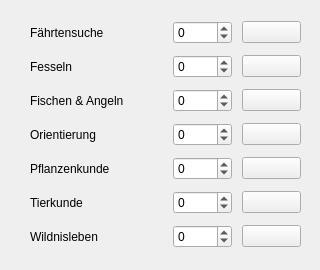
    <widget class="QWidget" name="tab_3">
     <attribute name="title">
      <string>Naturtalente</string>
     </attribute>
     <widget class="QWidget" name="gridLayoutWidget_3">
      <property name="geometry">
       <rect>
        <x>20</x>
        <y>10</y>
        <width>291</width>
        <height>251</height>
       </rect>
      </property>
      <layout class="QGridLayout" name="gridLayout_3">
       <property name="leftMargin">
        <number>10</number>
       </property>
       <property name="topMargin">
        <number>10</number>
       </property>
       <property name="rightMargin">
        <number>10</number>
       </property>
       <property name="bottomMargin">
        <number>10</number>
       </property>
       <property name="spacing">
        <number>10</number>
       </property>
       <item row="6" column="0">
        <widget class="QLabel" name="label_20">
         <property name="text">
          <string>Wildnisleben                   </string>
         </property>
        </widget>
       </item>
       <item row="3" column="1">
        <widget class="QSpinBox" name="mod_orientierung">
         <property name="minimum">
          <number>-50</number>
         </property>
         <property name="maximum">
          <number>50</number>
         </property>
        </widget>
       </item>
       <item row="3" column="0">
        <widget class="QLabel" name="label_35">
         <property name="text">
          <string>Orientierung                   </string>
         </property>
        </widget>
       </item>
       <item row="2" column="1">
        <widget class="QSpinBox" name="mod_angeln">
         <property name="minimum">
          <number>-50</number>
         </property>
         <property name="maximum">
          <number>50</number>
         </property>
        </widget>
       </item>
       <item row="1" column="1">
        <widget class="QSpinBox" name="mod_fesseln">
         <property name="minimum">
          <number>-50</number>
         </property>
         <property name="maximum">
          <number>50</number>
         </property>
        </widget>
       </item>
       <item row="1" column="0">
        <widget class="QLabel" name="label_39">
         <property name="text">
          <string>Fesseln                           </string>
         </property>
        </widget>
       </item>
       <item row="4" column="0">
        <widget class="QLabel" name="label_33">
         <property name="text">
          <string>Pflanzenkunde                </string>
         </property>
        </widget>
       </item>
       <item row="5" column="0">
        <widget class="QLabel" name="label_28">
         <property name="text">
          <string>Tierkunde</string>
         </property>
        </widget>
       </item>
       <item row="2" column="0">
        <widget class="QLabel" name="label_34">
         <property name="text">
          <string>Fischen &amp; Angeln           </string>
         </property>
        </widget>
       </item>
       <item row="5" column="1">
        <widget class="QSpinBox" name="mod_tierkunde">
         <property name="minimum">
          <number>-50</number>
         </property>
         <property name="maximum">
          <number>50</number>
         </property>
        </widget>
       </item>
       <item row="0" column="0">
        <widget class="QLabel" name="label_32">
         <property name="text">
          <string>Fährtensuche</string>
         </property>
        </widget>
       </item>
       <item row="4" column="1">
        <widget class="QSpinBox" name="mod_pflanzenkunde">
         <property name="minimum">
          <number>-50</number>
         </property>
         <property name="maximum">
          <number>50</number>
         </property>
        </widget>
       </item>
       <item row="0" column="1">
        <widget class="QSpinBox" name="mod_faehrtensuche">
         <property name="minimum">
          <number>-50</number>
         </property>
         <property name="maximum">
          <number>50</number>
         </property>
        </widget>
       </item>
       <item row="6" column="1">
        <widget class="QSpinBox" name="mod_wildnisleben">
         <property name="minimum">
          <number>-50</number>
         </property>
         <property name="maximum">
          <number>50</number>
         </property>
        </widget>
       </item>
       <item row="0" column="2">
        <widget class="QPushButton" name="btn_faehrtensuche">
         <property name="text">
          <string/>
         </property>
         <property name="icon">
          <iconset>
           <normaloff>dice.png</normaloff>dice.png</iconset>
         </property>
        </widget>
       </item>
       <item row="1" column="2">
        <widget class="QPushButton" name="btn_fesseln">
         <property name="text">
          <string/>
         </property>
         <property name="icon">
          <iconset>
           <normaloff>dice.png</normaloff>dice.png</iconset>
         </property>
        </widget>
       </item>
       <item row="2" column="2">
        <widget class="QPushButton" name="btn_angeln">
         <property name="text">
          <string/>
         </property>
         <property name="icon">
          <iconset>
           <normaloff>dice.png</normaloff>dice.png</iconset>
         </property>
        </widget>
       </item>
       <item row="3" column="2">
        <widget class="QPushButton" name="btn_orientierung">
         <property name="text">
          <string/>
         </property>
         <property name="icon">
          <iconset>
           <normaloff>dice.png</normaloff>dice.png</iconset>
         </property>
        </widget>
       </item>
       <item row="4" column="2">
        <widget class="QPushButton" name="btn_pflanzenkunde">
         <property name="text">
          <string/>
         </property>
         <property name="icon">
          <iconset>
           <normaloff>dice.png</normaloff>dice.png</iconset>
         </property>
        </widget>
       </item>
       <item row="5" column="2">
        <widget class="QPushButton" name="btn_tierkunde">
         <property name="text">
          <string/>
         </property>
         <property name="icon">
          <iconset>
           <normaloff>dice.png</normaloff>dice.png</iconset>
         </property>
        </widget>
       </item>
       <item row="6" column="2">
        <widget class="QPushButton" name="btn_wildnisleben">
         <property name="text">
          <string/>
         </property>
         <property name="icon">
          <iconset>
           <normaloff>dice.png</normaloff>dice.png</iconset>
         </property>
        </widget>
       </item>
      </layout>
     </widget>
    </widget>
